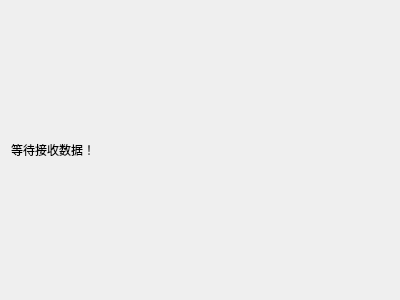
<?xml version="1.0" encoding="UTF-8"?>
<ui version="4.0">
 <class>Receiver</class>
 <widget class="QDialog" name="Receiver">
  <property name="geometry">
   <rect>
    <x>0</x>
    <y>0</y>
    <width>400</width>
    <height>300</height>
   </rect>
  </property>
  <property name="windowTitle">
   <string>Receiver</string>
  </property>
  <layout class="QHBoxLayout" name="horizontalLayout">
   <item>
    <widget class="QLabel" name="label">
     <property name="text">
      <string>等待接收数据！</string>
     </property>
    </widget>
   </item>
  </layout>
 </widget>
 <layoutdefault spacing="6" margin="11"/>
 <resources/>
 <connections/>
</ui>
